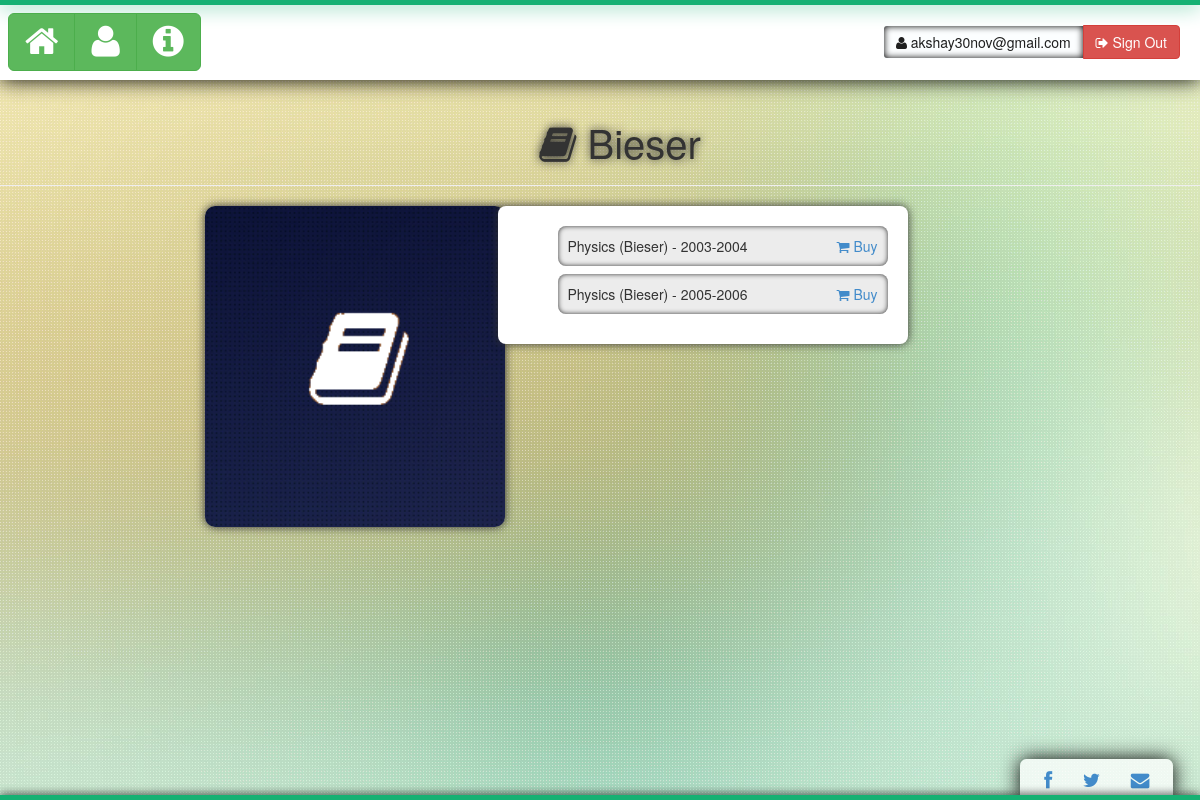
The page /booksManiacs/items/Bieser/ (signed in) on the database as committed earlier.
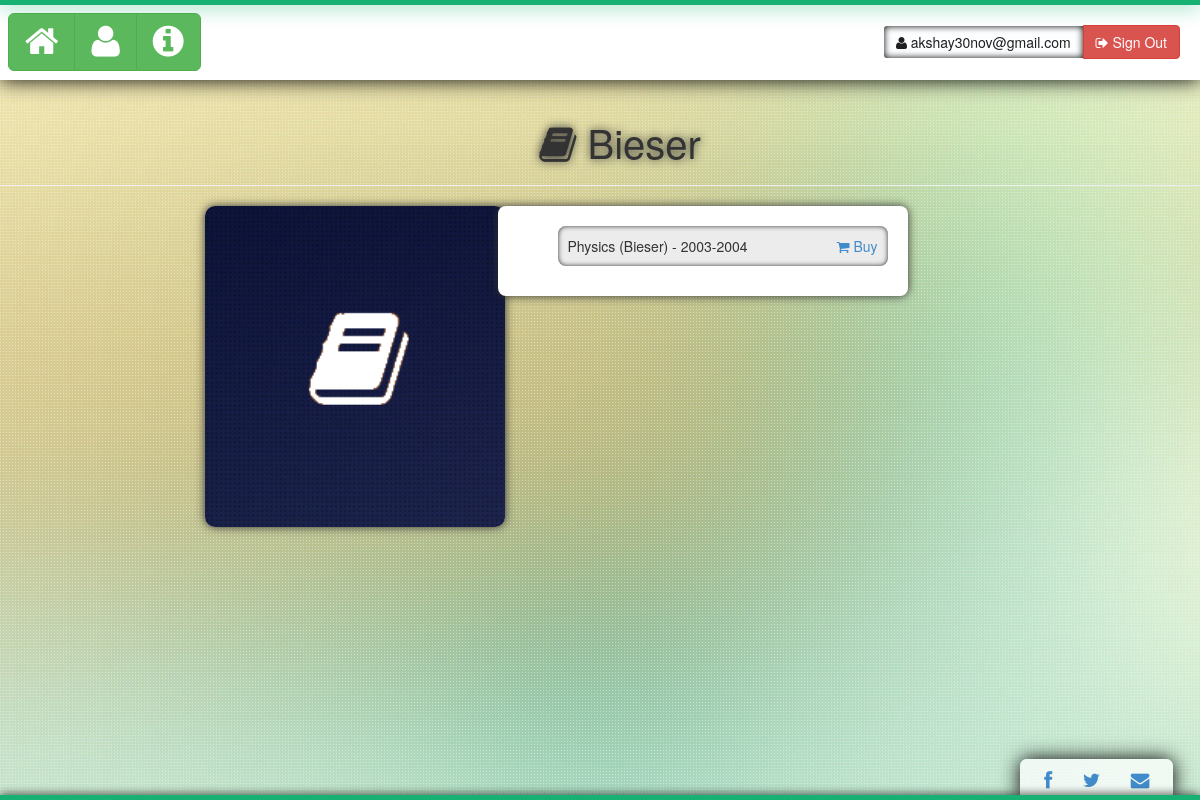
The same page on the database as committed later.
### booksManiacs/models.py (models this page shows, shortened)
class Item(models.Model):
	ITEM_STATUS = (
		('0','no_request'),
		('1','request_to_buy'),
		('2','sold'),
	)
	name = 	models.ForeignKey(Book)
	edition = models.CharField(max_length=15)
	seller = models.ForeignKey(Profile)
	buy_request = models.CharField(max_length=1,choices=ITEM_STATUS,default='0')
	buyer = models.ForeignKey(Profile,related_name='+',blank=True, null=True)
	other_details = models.TextField(default='')

class Book(models.Model):
	name = models.CharField(max_length=100)
	author = models.CharField(max_length=40,primary_key=True)
	avail_count = models.IntegerField(default=0)
	price = models.IntegerField()
	imageLink = models.CharField(max_length=500,blank=True)
	def __unicode__(self):
		return self.name + " (" + self.author + ")"

### booksManiacs/views.py (the view)
# urls.py: url(r'^items/(?P<book_author>[\w\s]+)/$', views.items, name='items'),
def items(request, book_author):
	exist = Book.objects.filter(author=book_author).count()
	if exist:
		if request.session.get('user'):
			name = request.session.get('user')
			req_items = Item.objects.filter(name=book_author, buy_request=0).exclude(seller=name)
			own_items = Item.objects.filter(name=book_author, seller=name).count()
			data = {'req_items' : req_items, 'book_author' : book_author, 'exist' : exist, 'name' : name, 'own_items' : own_items}
		else:
			req_items = Item.objects.filter(name=book_author)
			data = {'req_items' : req_items, 'book_author' : book_author, 'exist' : exist}
		return render(request, 'booksManiacs/items.html', data)
	else:
		return HttpResponse("sorry there is no such book. you have reached the wrong page.")

### booksManiacs/templates/booksManiacs/items.html (shortened to what this page needs)
{% extends "base.html" %}
	{% load staticfiles %}
	{% block staticFiles %}
		<link rel="stylesheet" type="text/css" href="{% static 'booksManiacs/css/items.css' %}" />
	{% endblock %}
	{% block container %}
		<h1 id = "bookName"><i class = "fa fa-book"></i> {{ book_author }}</h1>
		<hr>
		<div class="row">
			<div class="col-md-3 col-md-offset-2">
				<img src="{% static 'booksManiacs/images/book.png' %}" class="bookImage">
			</div>
			<div class="col-md-4 itemDetails">
				{% if req_items %}
					<ul>
					{% for item in req_items %}
						<li class="itemRow">{{ item.name }} - {{ item.edition }}
							{% if name %}
								<a href="/booksManiacs/buy/{{ item.id }}/"><i class="fa fa-shopping-cart"></i> Buy</a>
							{% endif %}
						</li>
					{% endfor %}
					</ul>
				{% else %}
					<div id="bookError">Sorry...We dont have this book in stock right now.Please try later.</div>
				{% endif %}
			</div>
		</div>
	{% endblock %}

### booksManiacs/templates/base.html (shortened to what this page needs)
<!DOCTYPE html>
<html lang="en">
	<head>
		{% load staticfiles %}
		<link rel="stylesheet" type="text/css" href="{% static 'booksManiacs/css/bootstrap.min.css' %}" />
		<link rel="stylesheet" type="text/css" href="{% static 'booksManiacs/css/application.css' %}" />
		<link rel="stylesheet" href="{% static 'booksManiacs/font-awesome/css/font-awesome.min.css' %}">
		{% block staticFiles %}
		{% endblock %}
	</head>
	<body>
		<div id = "header">
			<div id = "line"></div>
			<div id = "headerContent">
				<div id = "navData" class = "btn-group">
					<a href = "/booksManiacs/" class = "btn btn-success btn-lg">
						<i class = "fa fa-home fa-2x"></i>
					</a>
					<button class = "btn btn-success btn-lg">
						<i class = "fa fa-user fa-2x"></i>
					</button>
					<button class = "btn btn-success btn-lg" data-toggle = "modal" data-target = "#myModal">
						<i class = "fa fa-info-circle fa-2x"></i>
					</button>
				</div>
				<div id = "forms">
				{% if name %}
					<div class = "btn-group">
						<a href = "#" class = "btn btn-info">
							<i class = "fa fa-user"></i> {{ name }}
						</a>
						<a href="/booksManiacs/logout/" class = "btn btn-danger">
							<i class = "fa fa-sign-out"></i> Sign Out
						</a>
					</div>
				{% endif %}
				</div>
			</div>
		</div>
		<div id = "content">
			{% block container %}
			{% endblock %}
		</div>
		<div id = "follow">
			<a href = "http://fb.com/" target="_blank"><i class = "fa fa-facebook fa-lg"></i></a> <a href = "http://www.twitter.com" target = "_blank"><i class = "fa fa-twitter fa-lg"></i></a> <a href= "mailto:admin@gmail.com"><i class = "fa fa-envelope fa-lg"></i></a>
		</div>
		<div id = "footer">
		</div>
	</body>
</html>

Rows that differ between the two databases and show on the page:
no longer on this page (row edited): Item: name "Physics (Bieser)", edition "2005-2006"
